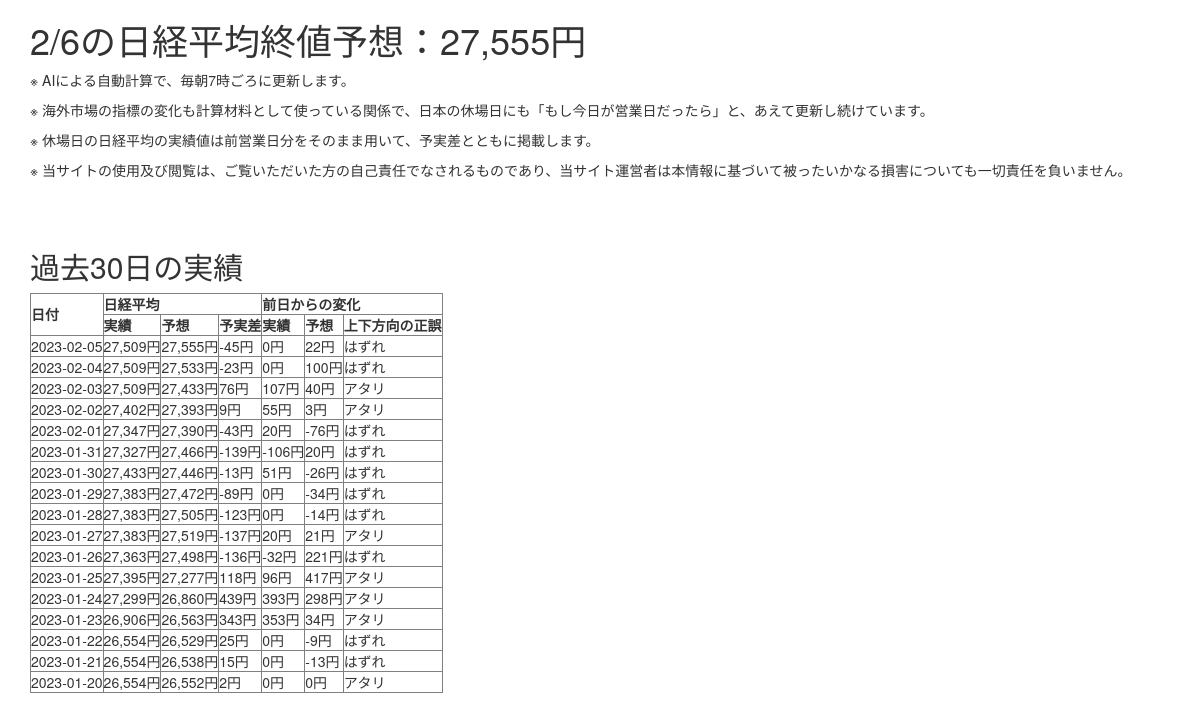
The page / on the database its author committed.
### tables this page shows
CREATE TABLE actual (Date DATE PRIMARY KEY,Nikkei FLOAT64,last_predict FLOAT64,gap FLOAT64,Nikkei_dod FLOAT64,predict_dod FLOAT64,direction_check STRING);

### main.py (the view)
@app.route('/')
def index():
    with sqlite3.connect(DATABASE) as con:
        df_from_sql = pd.read_sql('SELECT * FROM prediction', con)
    update_time = df_from_sql.iloc[-1,0]
    print(update_time)
    df_from_sql = df_from_sql.set_index('Date')
    if str(today) in df_from_sql.index:
        predict = df_from_sql.loc[str(today),'predict']
    else:
        predict = df_from_sql.loc[str(yesterday), 'predict']
    predict = "{:,.0f}".format(predict)
    print(predict)
    con = sqlite3.connect(DATABASE)
    actual_data = con.execute('SELECT * FROM actual LIMIT 30') .fetchall()
    con.close()
    print(actual_data)
    d_html = datetime.strptime(update_time, '%Y-%m-%d').strftime('%-m/%-d') #ゼロ埋め削除。Windowsでは、-mなどではなく、#mなどと表記する必要
    data = []
    for row in reversed(actual_data):
        data.append({'Date':row[0], 'Nikkei':"{:,.0f}".format(row[1]), 'predict':"{:,.0f}".format(row[2]), 'gap':"{:,.0f}".format(row[3]), 'Nikkei_dod':"{:,.0f}".format(row[4]), 'predict_dod':"{:,.0f}".format(row[5]), 'direction_check':row[6]})
    return render_template(
        'index.html',
        d_html=d_html,
        predict=predict,
        data=data
    )

### templates/index.html (shortened to what this page needs)
{% extends "bootstrap/base.html" %}
{% block content %}
<div class="container">
    <h1>{{ d_html }}の日経平均終値予想：{{ predict }}円</h1>
    <p>※ AIによる自動計算で、毎朝7時ごろに更新します。</p>
    <p>※ 海外市場の指標の変化も計算材料として使っている関係で、日本の休場日にも「もし今日が営業日だったら」と、あえて更新し続けています。</p>
    <p>※ 休場日の日経平均の実績値は前営業日分をそのまま用いて、予実差とともに掲載します。</p>
    <p>※ 当サイトの使用及び閲覧は、ご覧いただいた方の自己責任でなされるものであり、当サイト運営者は本情報に基づいて被ったいかなる損害についても一切責任を負いません。</p>
    <br>
    <br>
    <h2>過去30日の実績</h2>
    {% if data == [] %}
        <p>過去の実績データはまだありません</p>
    {% else %}
        <table border="1">
            <tr>
                <th rowspan="2">日付</th>
                <th colspan="3">日経平均</th>
                <th colspan="3">前日からの変化</th>
            </tr>
            <tr>
                <th>実績</th>
                <th>予想</th>
                <th>予実差</th>
                <th>実績</th>
                <th>予想</th>
                <th>上下方向の正誤</th>
            </tr>
            {% for datum in data %}
                <tr>
                    <td>{{ datum.Date }}</td>
                    <td>{{ datum.Nikkei }}円</td>
                    <td>{{ datum.predict }}円</td>
                    <td>{{ datum.gap }}円</td>
                    <td>{{ datum.Nikkei_dod }}円</td>
                    <td>{{ datum.predict_dod }}円</td>
                    <td>{{ datum.direction_check }}</td>
                </tr>
            {% endfor %}
        </table>
    {% endif %}
</div>
{% endblock %}

### rows shown on the page
actual: Date "2023-02-05", Nikkei "27,509", predict "27,555", gap "-45", Nikkei_dod "0", predict_dod "22", direction_check "はずれ"
actual: Date "2023-02-04", Nikkei "27,509", predict "27,533", gap "-23", Nikkei_dod "0", predict_dod "100", direction_check "はずれ"
actual: Date "2023-02-03", Nikkei "27,509", predict "27,433", gap "76", Nikkei_dod "107", predict_dod "40", direction_check "アタリ"
actual: Date "2023-02-02", Nikkei "27,402", predict "27,393", gap "9", Nikkei_dod "55", predict_dod "3", direction_check "アタリ"
actual: Date "2023-02-01", Nikkei "27,347", predict "27,390", gap "-43", Nikkei_dod "20", predict_dod "-76", direction_check "はずれ"
actual: Date "2023-01-31", Nikkei "27,327", predict "27,466", gap "-139", Nikkei_dod "-106", predict_dod "20", direction_check "はずれ"
actual: Date "2023-01-30", Nikkei "27,433", predict "27,446", gap "-13", Nikkei_dod "51", predict_dod "-26", direction_check "はずれ"
actual: Date "2023-01-29", Nikkei "27,383", predict "27,472", gap "-89", Nikkei_dod "0", predict_dod "-34", direction_check "はずれ"
actual: Date "2023-01-28", Nikkei "27,383", predict "27,505", gap "-123", Nikkei_dod "0", predict_dod "-14", direction_check "はずれ"
actual: Date "2023-01-27", Nikkei "27,383", predict "27,519", gap "-137", Nikkei_dod "20", predict_dod "21", direction_check "アタリ"
actual: Date "2023-01-26", Nikkei "27,363", predict "27,498", gap "-136", Nikkei_dod "-32", predict_dod "221", direction_check "はずれ"
actual: Date "2023-01-25", Nikkei "27,395", predict "27,277", gap "118", Nikkei_dod "96", predict_dod "417", direction_check "アタリ"
actual: Date "2023-01-24", Nikkei "27,299", predict "26,860", gap "439", Nikkei_dod "393", predict_dod "298", direction_check "アタリ"
actual: Date "2023-01-23", Nikkei "26,906", predict "26,563", gap "343", Nikkei_dod "353", predict_dod "34", direction_check "アタリ"
actual: Date "2023-01-22", Nikkei "26,554", predict "26,529", gap "25", Nikkei_dod "0", predict_dod "-9", direction_check "はずれ"
actual: Date "2023-01-21", Nikkei "26,554", predict "26,538", gap "15", Nikkei_dod "0", predict_dod "-13", direction_check "はずれ"
actual: Date "2023-01-20", Nikkei "26,554", predict "26,552", gap "2", Nikkei_dod "0", predict_dod "0", direction_check "アタリ"

### other values the page prints
{{ d_html }} "2/6"
{{ predict }} "27,555"
